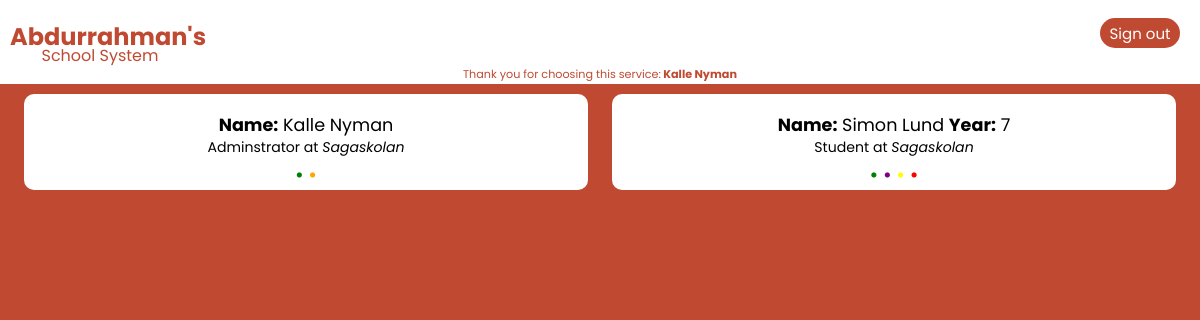
Screenshot of /database (signed in) with the database file from the repository.
### webserver.py (models this page shows)
class User(UserMixin, db.Model):
    id = db.Column(db.Integer, primary_key=True)
    name = db.Column(db.String(50), unique=True)
    password = db.Column(db.Integer)
    date_created = db.Column(db.DateTime, default=datetime.now)
    online = db.Column(db.Boolean, default=False)
    year = db.Column(db.String(1))
    school = db.Column(db.String(50))
    admin = db.Column(db.Boolean, default=False)
    admin_school = db.Column(db.String(50))
    verified = db.Column(db.Boolean, default=False)

### webserver.py (the view)
@app.route('/database')
def get_users():
    users = User.query.order_by(User.id).all()
    return render_template("users.html", users=users)

### webserver.py (called while the page is built)
@login_manager.user_loader
def get_user(ident):
  return User.query.get(int(ident))

### templates/users.html (shortened to what this page needs)
<!DOCTYPE html>
<html lang="en" dir="ltr">
  <head>
    <link rel="stylesheet" href="{{ url_for('static', filename='styles/style.css') }}">
  </head>
  <body>
    {% include "navbar.html" %}
    {% for user in users %}
    {% if user.school == current_user.school %}
      <div class="ur" style="float: left; margin-bottom: 7px;">
        {% if user.admin == true %}
          <p style="margin-bottom: -5px;"><strong>Name:</strong> {{ user.name }}</p>
          <a style="color: black; font-size: 80%;">Adminstrator at <i>{{ user.admin_school }}</i></a>
          <br>
        {% elif user.verified %}
          <p style="margin-bottom: -5px;"><strong>Name:</strong> {{ user.name }} <strong>Year:</strong> {{ user.year }}</p>
          <a style="color: black; font-size: 80%;">Student at <i>{{ user.school }}</i></a>
          <br>
        {% else %}
          <p style="margin-bottom: -5px;"><strong>Name:</strong> {{ user.name }} <strong>Year:</strong> {{ user.year }}</p>
          <a style="color: black; font-size: 80%;">Applying for <i>{{ user.school }}</i></a>
          <br>
        {% endif %}
        {% if user.verified %}
          <a style="color: green; font-size: 120%;">•</a>
          {% if not user.admin and current_user.admin == True %}
          <a style="color: purple; font-size: 120%;" href="unverify/{{ user.id }}">•</a>
          {% endif %}
        {% elif current_user.admin == True %}
          <a style="color: purple; font-size: 120%;" href="verify/{{ user.id }}">•</a>
        {% endif %}
        {% if current_user.name == user.name %}
          <a style="color: orange; font-size: 120%;">•</a>
        {% endif %}
        {% if current_user.admin == True %}
          {% if not user.name == current_user.name and user.verified %}
            <a href="user/{{ user.name }}" style="color: yellow; font-size: 120%;">•</a>
          {% endif %}
        {% endif %}
        {% if current_user.admin == True %}
          {% if not user.name == current_user.name %}
            <a href="delete/{{ user.id }}" style="color: red; font-size: 120%;">•</a>
          {% endif %}
        {% endif %}
        <br>
      </div>
    {% endif %}
    {% endfor %}
  </body>
</html>

### templates/navbar.html (shortened to what this page needs)
<!DOCTYPE html>
<html lang="en" dir="ltr">
  <head>
    <link rel="stylesheet" href="{{ url_for('static', filename='styles/style.css') }}">
  </head>
  <body>
    <div class="nb">
      <p class="lt"><strong>Abdurrahman's</strong></p><p style="float:left; margin-top: -35px; text-align: center; width: 200px; color: #bf4a31;">School System</p>
      {% if current_user.is_authenticated == False %}
        <button class="lrb" type="button" name="button"><a href="authorize">Sign in</a></button>
      {% else %}
        <button class="lrb" type="button" name="button"><a href="unauthorize/{{ current_user.name }}/{{ current_user.id }}" method="POST">Sign out</a></button>
        <p style="float: right; margin-top: -18px; text-align: center; font-size: 70%; width: 100%; color: #bf4a31;">Thank you for choosing this service:<strong> {{ current_user.name }}</strong></p>
      {% endif %}
    </div>
  </body>
</html>

### static/styles/style.css (style rules this page uses)
body { position: relative; padding: 0; margin: 0; height: auto; width: 100%; font-family: 'Poppins', sans-serif; background-color: #bf4a31; }
a { text-decoration: none; text-decoration-style: none; color: #bf4a31; }
.nb { margin-top: -25px; height: 85px; background-color: white; }
.lt { padding-top: 20px; padding-left: 10px; font-size: 150%; color: #bf4a31; }
.lrb { margin-right: 20px; width: 80px; height: 30px; float: right; margin-top: -60px; border: 0; background-color: #bf4a31; color: white; font-family: 'Poppins', sans-serif; font-size: 15px; border-radius: 20px; }
.lrb a { color: white; }
.ur { margin-left: 2%; width: 47%; height: auto; background-color: white; text-align: center; font-size: 110%; border-radius: 10px; }

### rows the page displays
User: name "Kalle Nyman", admin_school "Sagaskolan"
User: name "Simon Lund", year "7", school "Sagaskolan"
